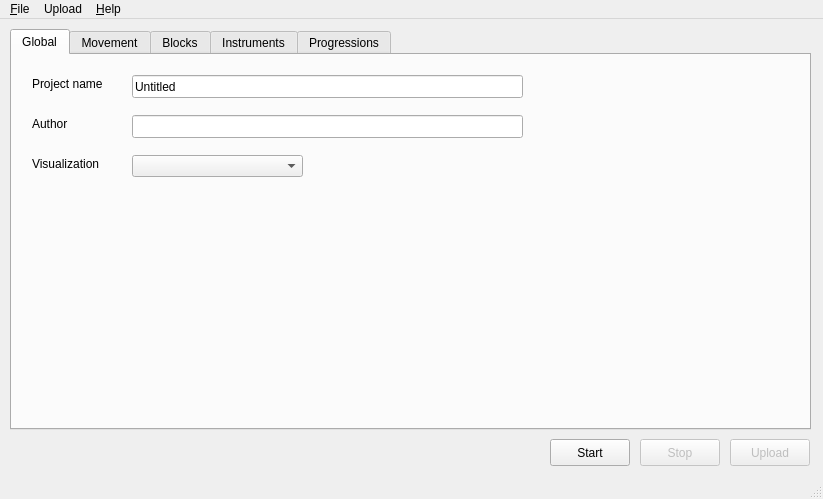
<ui version="4.0" >
 <class>MainWindow</class>
 <widget class="QMainWindow" name="MainWindow" >
  <property name="geometry" >
   <rect>
    <x>0</x>
    <y>0</y>
    <width>823</width>
    <height>499</height>
   </rect>
  </property>
  <property name="contextMenuPolicy" >
   <enum>Qt::DefaultContextMenu</enum>
  </property>
  <property name="windowTitle" >
   <string>qtImproviser - Untitled.imp</string>
  </property>
  <property name="statusTip" >
   <string/>
  </property>
  <property name="locale" >
   <locale country="UnitedKingdom" language="English" />
  </property>
  <property name="toolButtonStyle" >
   <enum>Qt::ToolButtonIconOnly</enum>
  </property>
  <property name="dockNestingEnabled" >
   <bool>false</bool>
  </property>
  <property name="dockOptions" >
   <set>QMainWindow::AllowTabbedDocks|QMainWindow::AnimatedDocks</set>
  </property>
  <widget class="QWidget" name="centralwidget" >
   <widget class="QTabWidget" name="Tabs" >
    <property name="geometry" >
     <rect>
      <x>10</x>
      <y>10</y>
      <width>801</width>
      <height>401</height>
     </rect>
    </property>
    <property name="sizePolicy" >
     <sizepolicy vsizetype="Expanding" hsizetype="Expanding" >
      <horstretch>0</horstretch>
      <verstretch>0</verstretch>
     </sizepolicy>
    </property>
    <property name="tabShape" >
     <enum>QTabWidget::Rounded</enum>
    </property>
    <property name="currentIndex" >
     <number>0</number>
    </property>
    <property name="elideMode" >
     <enum>Qt::ElideLeft</enum>
    </property>
    <widget class="QWidget" name="tab" >
     <attribute name="title" >
      <string>Global</string>
     </attribute>
     <widget class="QLabel" name="label_4" >
      <property name="geometry" >
       <rect>
        <x>20</x>
        <y>20</y>
        <width>101</width>
        <height>17</height>
       </rect>
      </property>
      <property name="text" >
       <string>Project name</string>
      </property>
      <property name="buddy" >
       <cstring>projectname</cstring>
      </property>
     </widget>
     <widget class="QLineEdit" name="projectname" >
      <property name="geometry" >
       <rect>
        <x>120</x>
        <y>20</y>
        <width>391</width>
        <height>23</height>
       </rect>
      </property>
      <property name="text" >
       <string>Untitled</string>
      </property>
     </widget>
     <widget class="QLabel" name="label_11" >
      <property name="geometry" >
       <rect>
        <x>20</x>
        <y>100</y>
        <width>91</width>
        <height>17</height>
       </rect>
      </property>
      <property name="text" >
       <string>Visualization</string>
      </property>
      <property name="buddy" >
       <cstring>visualization</cstring>
      </property>
     </widget>
     <widget class="QComboBox" name="visualization" >
      <property name="geometry" >
       <rect>
        <x>120</x>
        <y>100</y>
        <width>171</width>
        <height>22</height>
       </rect>
      </property>
     </widget>
     <widget class="QLabel" name="label_12" >
      <property name="geometry" >
       <rect>
        <x>20</x>
        <y>60</y>
        <width>56</width>
        <height>17</height>
       </rect>
      </property>
      <property name="text" >
       <string>Author</string>
      </property>
      <property name="buddy" >
       <cstring>author</cstring>
      </property>
     </widget>
     <widget class="QLineEdit" name="author" >
      <property name="geometry" >
       <rect>
        <x>120</x>
        <y>60</y>
        <width>391</width>
        <height>23</height>
       </rect>
      </property>
     </widget>
    </widget>
    <widget class="QWidget" name="tab_5" >
     <attribute name="title" >
      <string>Movement</string>
     </attribute>
     <widget class="QComboBox" name="movement" >
      <property name="geometry" >
       <rect>
        <x>150</x>
        <y>20</y>
        <width>261</width>
        <height>22</height>
       </rect>
      </property>
      <property name="statusTip" >
       <string>The movement dictates the order of the blocks, progressions and instruments</string>
      </property>
     </widget>
     <widget class="QLabel" name="label_8" >
      <property name="geometry" >
       <rect>
        <x>20</x>
        <y>20</y>
        <width>81</width>
        <height>17</height>
       </rect>
      </property>
      <property name="statusTip" >
       <string>The movement dictates the order of the blocks, progressions and instruments</string>
      </property>
      <property name="text" >
       <string>Movement</string>
      </property>
     </widget>
     <widget class="QLabel" name="label_5" >
      <property name="geometry" >
       <rect>
        <x>20</x>
        <y>60</y>
        <width>56</width>
        <height>17</height>
       </rect>
      </property>
      <property name="statusTip" >
       <string>How many times the movement should be looped</string>
      </property>
      <property name="text" >
       <string>Loop</string>
      </property>
     </widget>
     <widget class="QSpinBox" name="loop" >
      <property name="geometry" >
       <rect>
        <x>150</x>
        <y>60</y>
        <width>81</width>
        <height>23</height>
       </rect>
      </property>
      <property name="statusTip" >
       <string>How many times the movement should be looped</string>
      </property>
      <property name="maximum" >
       <number>10000</number>
      </property>
      <property name="value" >
       <number>1</number>
      </property>
     </widget>
     <widget class="QLabel" name="label" >
      <property name="geometry" >
       <rect>
        <x>20</x>
        <y>100</y>
        <width>111</width>
        <height>17</height>
       </rect>
      </property>
      <property name="text" >
       <string>Default BPM</string>
      </property>
     </widget>
     <widget class="QComboBox" name="resolution" >
      <property name="geometry" >
       <rect>
        <x>150</x>
        <y>220</y>
        <width>141</width>
        <height>22</height>
       </rect>
      </property>
     </widget>
     <widget class="QSpinBox" name="duration" >
      <property name="geometry" >
       <rect>
        <x>150</x>
        <y>300</y>
        <width>141</width>
        <height>23</height>
       </rect>
      </property>
      <property name="statusTip" >
       <string>How many times a block should be played</string>
      </property>
      <property name="minimum" >
       <number>1</number>
      </property>
      <property name="maximum" >
       <number>1000</number>
      </property>
      <property name="value" >
       <number>1</number>
      </property>
     </widget>
     <widget class="QLabel" name="label_7" >
      <property name="geometry" >
       <rect>
        <x>20</x>
        <y>300</y>
        <width>101</width>
        <height>17</height>
       </rect>
      </property>
      <property name="text" >
       <string>Block duration</string>
      </property>
     </widget>
     <widget class="QLabel" name="label_2" >
      <property name="geometry" >
       <rect>
        <x>20</x>
        <y>140</y>
        <width>111</width>
        <height>17</height>
       </rect>
      </property>
      <property name="text" >
       <string>Default wildness</string>
      </property>
     </widget>
     <widget class="QCheckBox" name="swing" >
      <property name="geometry" >
       <rect>
        <x>700</x>
        <y>340</y>
        <width>83</width>
        <height>22</height>
       </rect>
      </property>
      <property name="statusTip" >
       <string>Swing the notes</string>
      </property>
      <property name="text" >
       <string>Swing</string>
      </property>
     </widget>
     <widget class="QSpinBox" name="bpm" >
      <property name="geometry" >
       <rect>
        <x>150</x>
        <y>100</y>
        <width>81</width>
        <height>23</height>
       </rect>
      </property>
      <property name="minimum" >
       <number>1</number>
      </property>
      <property name="maximum" >
       <number>1000</number>
      </property>
      <property name="value" >
       <number>120</number>
      </property>
     </widget>
     <widget class="QDoubleSpinBox" name="wildness" >
      <property name="geometry" >
       <rect>
        <x>150</x>
        <y>140</y>
        <width>81</width>
        <height>23</height>
       </rect>
      </property>
      <property name="decimals" >
       <number>5</number>
      </property>
      <property name="maximum" >
       <double>100.000000000000000</double>
      </property>
      <property name="singleStep" >
       <double>0.025000000000000</double>
      </property>
      <property name="value" >
       <double>0.500000000000000</double>
      </property>
     </widget>
     <widget class="QComboBox" name="key" >
      <property name="geometry" >
       <rect>
        <x>150</x>
        <y>260</y>
        <width>141</width>
        <height>22</height>
       </rect>
      </property>
     </widget>
     <widget class="QLabel" name="label_6" >
      <property name="geometry" >
       <rect>
        <x>20</x>
        <y>260</y>
        <width>101</width>
        <height>17</height>
       </rect>
      </property>
      <property name="text" >
       <string>Default key</string>
      </property>
     </widget>
     <widget class="QLabel" name="label_3" >
      <property name="geometry" >
       <rect>
        <x>20</x>
        <y>220</y>
        <width>111</width>
        <height>17</height>
       </rect>
      </property>
      <property name="text" >
       <string>Default resolution</string>
      </property>
     </widget>
     <widget class="QSlider" name="bpmslide" >
      <property name="geometry" >
       <rect>
        <x>250</x>
        <y>100</y>
        <width>160</width>
        <height>16</height>
       </rect>
      </property>
      <property name="pageStep" >
       <number>10</number>
      </property>
      <property name="value" >
       <number>50</number>
      </property>
      <property name="orientation" >
       <enum>Qt::Horizontal</enum>
      </property>
     </widget>
     <widget class="QSlider" name="wildslide" >
      <property name="geometry" >
       <rect>
        <x>250</x>
        <y>140</y>
        <width>160</width>
        <height>16</height>
       </rect>
      </property>
      <property name="value" >
       <number>1</number>
      </property>
      <property name="orientation" >
       <enum>Qt::Horizontal</enum>
      </property>
     </widget>
     <widget class="QSlider" name="loopslide" >
      <property name="geometry" >
       <rect>
        <x>250</x>
        <y>60</y>
        <width>160</width>
        <height>16</height>
       </rect>
      </property>
      <property name="pageStep" >
       <number>10</number>
      </property>
      <property name="value" >
       <number>1</number>
      </property>
      <property name="orientation" >
       <enum>Qt::Horizontal</enum>
      </property>
     </widget>
    </widget>
    <widget class="QWidget" name="tab_3" >
     <attribute name="title" >
      <string>Blocks</string>
     </attribute>
     <widget class="QPushButton" name="addblockbutton" >
      <property name="geometry" >
       <rect>
        <x>700</x>
        <y>10</y>
        <width>80</width>
        <height>27</height>
       </rect>
      </property>
      <property name="text" >
       <string>Add</string>
      </property>
      <property name="shortcut" >
       <string/>
      </property>
     </widget>
     <widget class="QPushButton" name="removeblock" >
      <property name="enabled" >
       <bool>true</bool>
      </property>
      <property name="geometry" >
       <rect>
        <x>700</x>
        <y>50</y>
        <width>80</width>
        <height>27</height>
       </rect>
      </property>
      <property name="text" >
       <string>Remove</string>
      </property>
     </widget>
     <widget class="QPushButton" name="editblock" >
      <property name="enabled" >
       <bool>true</bool>
      </property>
      <property name="geometry" >
       <rect>
        <x>700</x>
        <y>90</y>
        <width>80</width>
        <height>27</height>
       </rect>
      </property>
      <property name="text" >
       <string>Edit</string>
      </property>
     </widget>
     <widget class="QListWidget" name="blocks" >
      <property name="geometry" >
       <rect>
        <x>10</x>
        <y>10</y>
        <width>671</width>
        <height>341</height>
       </rect>
      </property>
     </widget>
     <widget class="QPushButton" name="upblock" >
      <property name="geometry" >
       <rect>
        <x>700</x>
        <y>210</y>
        <width>80</width>
        <height>27</height>
       </rect>
      </property>
      <property name="text" >
       <string>Up</string>
      </property>
     </widget>
     <widget class="QPushButton" name="downblock" >
      <property name="geometry" >
       <rect>
        <x>700</x>
        <y>250</y>
        <width>80</width>
        <height>27</height>
       </rect>
      </property>
      <property name="text" >
       <string>Down</string>
      </property>
     </widget>
     <widget class="QPushButton" name="clearblocks" >
      <property name="geometry" >
       <rect>
        <x>700</x>
        <y>330</y>
        <width>80</width>
        <height>27</height>
       </rect>
      </property>
      <property name="text" >
       <string>Clear</string>
      </property>
     </widget>
     <widget class="QPushButton" name="copyblock" >
      <property name="geometry" >
       <rect>
        <x>700</x>
        <y>170</y>
        <width>80</width>
        <height>27</height>
       </rect>
      </property>
      <property name="text" >
       <string>Copy</string>
      </property>
     </widget>
    </widget>
    <widget class="QWidget" name="tab_2" >
     <attribute name="title" >
      <string>Instruments</string>
     </attribute>
     <widget class="QPushButton" name="addinstrumentbutton" >
      <property name="geometry" >
       <rect>
        <x>700</x>
        <y>10</y>
        <width>80</width>
        <height>27</height>
       </rect>
      </property>
      <property name="text" >
       <string>Add</string>
      </property>
     </widget>
     <widget class="QPushButton" name="editinstrument" >
      <property name="enabled" >
       <bool>true</bool>
      </property>
      <property name="geometry" >
       <rect>
        <x>700</x>
        <y>90</y>
        <width>80</width>
        <height>27</height>
       </rect>
      </property>
      <property name="text" >
       <string>Edit</string>
      </property>
     </widget>
     <widget class="QPushButton" name="removeinstrument" >
      <property name="enabled" >
       <bool>true</bool>
      </property>
      <property name="geometry" >
       <rect>
        <x>700</x>
        <y>50</y>
        <width>80</width>
        <height>27</height>
       </rect>
      </property>
      <property name="text" >
       <string>Remove</string>
      </property>
     </widget>
     <widget class="QComboBox" name="instrumentcombo" >
      <property name="geometry" >
       <rect>
        <x>10</x>
        <y>10</y>
        <width>671</width>
        <height>22</height>
       </rect>
      </property>
     </widget>
     <widget class="QListWidget" name="instruments" >
      <property name="geometry" >
       <rect>
        <x>10</x>
        <y>40</y>
        <width>671</width>
        <height>311</height>
       </rect>
      </property>
     </widget>
     <widget class="QPushButton" name="clearinstruments" >
      <property name="geometry" >
       <rect>
        <x>700</x>
        <y>330</y>
        <width>80</width>
        <height>27</height>
       </rect>
      </property>
      <property name="text" >
       <string>Clear</string>
      </property>
     </widget>
     <widget class="QPushButton" name="upinstrument" >
      <property name="geometry" >
       <rect>
        <x>700</x>
        <y>210</y>
        <width>80</width>
        <height>27</height>
       </rect>
      </property>
      <property name="text" >
       <string>Up</string>
      </property>
     </widget>
     <widget class="QPushButton" name="downinstrument" >
      <property name="geometry" >
       <rect>
        <x>700</x>
        <y>250</y>
        <width>80</width>
        <height>27</height>
       </rect>
      </property>
      <property name="text" >
       <string>Down</string>
      </property>
     </widget>
     <widget class="QPushButton" name="copyinstrument" >
      <property name="geometry" >
       <rect>
        <x>700</x>
        <y>170</y>
        <width>80</width>
        <height>27</height>
       </rect>
      </property>
      <property name="text" >
       <string>Copy</string>
      </property>
     </widget>
    </widget>
    <widget class="QWidget" name="tab_4" >
     <attribute name="title" >
      <string>Progressions</string>
     </attribute>
     <widget class="QPushButton" name="addprogressionbutton" >
      <property name="geometry" >
       <rect>
        <x>700</x>
        <y>10</y>
        <width>80</width>
        <height>27</height>
       </rect>
      </property>
      <property name="text" >
       <string>Add</string>
      </property>
     </widget>
     <widget class="QPushButton" name="editprogression" >
      <property name="enabled" >
       <bool>true</bool>
      </property>
      <property name="geometry" >
       <rect>
        <x>700</x>
        <y>90</y>
        <width>80</width>
        <height>27</height>
       </rect>
      </property>
      <property name="text" >
       <string>Edit</string>
      </property>
     </widget>
     <widget class="QPushButton" name="removeprogression" >
      <property name="enabled" >
       <bool>true</bool>
      </property>
      <property name="geometry" >
       <rect>
        <x>700</x>
        <y>50</y>
        <width>80</width>
        <height>27</height>
       </rect>
      </property>
      <property name="text" >
       <string>Remove</string>
      </property>
     </widget>
     <widget class="QListWidget" name="progressions" >
      <property name="geometry" >
       <rect>
        <x>10</x>
        <y>10</y>
        <width>671</width>
        <height>341</height>
       </rect>
      </property>
     </widget>
     <widget class="QPushButton" name="upprogression" >
      <property name="geometry" >
       <rect>
        <x>700</x>
        <y>210</y>
        <width>80</width>
        <height>27</height>
       </rect>
      </property>
      <property name="text" >
       <string>Up</string>
      </property>
     </widget>
     <widget class="QPushButton" name="downprogression" >
      <property name="geometry" >
       <rect>
        <x>700</x>
        <y>250</y>
        <width>80</width>
        <height>27</height>
       </rect>
      </property>
      <property name="text" >
       <string>Down</string>
      </property>
     </widget>
     <widget class="QPushButton" name="clearprogressions" >
      <property name="geometry" >
       <rect>
        <x>700</x>
        <y>330</y>
        <width>80</width>
        <height>27</height>
       </rect>
      </property>
      <property name="text" >
       <string>Clear</string>
      </property>
     </widget>
     <widget class="QPushButton" name="copyprogression" >
      <property name="geometry" >
       <rect>
        <x>700</x>
        <y>170</y>
        <width>80</width>
        <height>27</height>
       </rect>
      </property>
      <property name="text" >
       <string>Copy</string>
      </property>
     </widget>
    </widget>
   </widget>
   <widget class="QPushButton" name="startbutton" >
    <property name="geometry" >
     <rect>
      <x>550</x>
      <y>420</y>
      <width>80</width>
      <height>27</height>
     </rect>
    </property>
    <property name="statusTip" >
     <string>Start generating music</string>
    </property>
    <property name="text" >
     <string>Start</string>
    </property>
   </widget>
   <widget class="QPushButton" name="stopbutton" >
    <property name="enabled" >
     <bool>false</bool>
    </property>
    <property name="geometry" >
     <rect>
      <x>640</x>
      <y>420</y>
      <width>80</width>
      <height>27</height>
     </rect>
    </property>
    <property name="statusTip" >
     <string>Stop generating music</string>
    </property>
    <property name="text" >
     <string>Stop</string>
    </property>
   </widget>
   <widget class="QPushButton" name="uploadbutton" >
    <property name="enabled" >
     <bool>false</bool>
    </property>
    <property name="geometry" >
     <rect>
      <x>730</x>
      <y>420</y>
      <width>80</width>
      <height>27</height>
     </rect>
    </property>
    <property name="statusTip" >
     <string>Upload song to the Improviser homepage</string>
    </property>
    <property name="text" >
     <string>Upload</string>
    </property>
   </widget>
  </widget>
  <widget class="QMenuBar" name="menubar" >
   <property name="geometry" >
    <rect>
     <x>0</x>
     <y>0</y>
     <width>823</width>
     <height>22</height>
    </rect>
   </property>
   <widget class="QMenu" name="menu_File" >
    <property name="title" >
     <string>&amp;File</string>
    </property>
    <widget class="QMenu" name="menuImport" >
     <property name="title" >
      <string>&amp;Import</string>
     </property>
     <addaction name="importblocks" />
     <addaction name="importinstruments" />
     <addaction name="importprogressions" />
    </widget>
    <widget class="QMenu" name="menuExport" >
     <property name="title" >
      <string>&amp;Export</string>
     </property>
     <addaction name="exportblocks" />
     <addaction name="exportinstruments" />
     <addaction name="exportprogressions" />
    </widget>
    <addaction name="actionNew" />
    <addaction name="action_Load" />
    <addaction name="action_Save" />
    <addaction name="actionS_ave_as" />
    <addaction name="separator" />
    <addaction name="menuImport" />
    <addaction name="menuExport" />
    <addaction name="separator" />
    <addaction name="actionE_xit" />
   </widget>
   <widget class="QMenu" name="menu_Help" >
    <property name="title" >
     <string>&amp;Help</string>
    </property>
    <addaction name="action_About" />
   </widget>
   <widget class="QMenu" name="menuUpload" >
    <property name="title" >
     <string>Upload</string>
    </property>
    <addaction name="uploadsong" />
    <addaction name="uploadprogressions" />
    <addaction name="uploadinstruments" />
    <addaction name="uploadblocks" />
   </widget>
   <addaction name="menu_File" />
   <addaction name="menuUpload" />
   <addaction name="menu_Help" />
  </widget>
  <widget class="QStatusBar" name="statusbar" />
  <action name="action_Load" >
   <property name="text" >
    <string>&amp;Load</string>
   </property>
   <property name="toolTip" >
    <string>Load a previously saved project</string>
   </property>
   <property name="statusTip" >
    <string>Load a previously saved project</string>
   </property>
   <property name="menuRole" >
    <enum>QAction::ApplicationSpecificRole</enum>
   </property>
  </action>
  <action name="action_Save" >
   <property name="text" >
    <string>&amp;Save</string>
   </property>
  </action>
  <action name="actionE_xit" >
   <property name="text" >
    <string>E&amp;xit</string>
   </property>
  </action>
  <action name="action_Help" >
   <property name="text" >
    <string>&amp;Help</string>
   </property>
  </action>
  <action name="action_About" >
   <property name="text" >
    <string>&amp;About</string>
   </property>
  </action>
  <action name="actionS_ave_as" >
   <property name="text" >
    <string>S&amp;ave as</string>
   </property>
  </action>
  <action name="actionNew" >
   <property name="text" >
    <string>&amp;New</string>
   </property>
  </action>
  <action name="importprogressions" >
   <property name="text" >
    <string>Progressions (*.prg)</string>
   </property>
  </action>
  <action name="exportprogressions" >
   <property name="text" >
    <string>Progressions (*.prg)</string>
   </property>
  </action>
  <action name="uploadsong" >
   <property name="text" >
    <string>Song</string>
   </property>
  </action>
  <action name="uploadprogressions" >
   <property name="text" >
    <string>Progressions</string>
   </property>
  </action>
  <action name="uploadinstruments" >
   <property name="enabled" >
    <bool>true</bool>
   </property>
   <property name="text" >
    <string>Instruments</string>
   </property>
  </action>
  <action name="uploadblocks" >
   <property name="enabled" >
    <bool>true</bool>
   </property>
   <property name="text" >
    <string>Blocks</string>
   </property>
  </action>
  <action name="exportblocks" >
   <property name="text" >
    <string>Blocks (*.blk)</string>
   </property>
  </action>
  <action name="exportinstruments" >
   <property name="text" >
    <string>Instruments (*.ins)</string>
   </property>
  </action>
  <action name="importblocks" >
   <property name="text" >
    <string>Blocks (*.blk)</string>
   </property>
  </action>
  <action name="importinstruments" >
   <property name="text" >
    <string>Instruments (*.ins)</string>
   </property>
  </action>
 </widget>
 <tabstops>
  <tabstop>Tabs</tabstop>
  <tabstop>projectname</tabstop>
  <tabstop>author</tabstop>
  <tabstop>visualization</tabstop>
  <tabstop>startbutton</tabstop>
  <tabstop>stopbutton</tabstop>
  <tabstop>uploadbutton</tabstop>
  <tabstop>movement</tabstop>
  <tabstop>loop</tabstop>
  <tabstop>loopslide</tabstop>
  <tabstop>bpm</tabstop>
  <tabstop>bpmslide</tabstop>
  <tabstop>wildness</tabstop>
  <tabstop>wildslide</tabstop>
  <tabstop>resolution</tabstop>
  <tabstop>key</tabstop>
  <tabstop>duration</tabstop>
  <tabstop>swing</tabstop>
  <tabstop>blocks</tabstop>
  <tabstop>addblockbutton</tabstop>
  <tabstop>editblock</tabstop>
  <tabstop>upblock</tabstop>
  <tabstop>downblock</tabstop>
  <tabstop>removeblock</tabstop>
  <tabstop>clearblocks</tabstop>
  <tabstop>instrumentcombo</tabstop>
  <tabstop>instruments</tabstop>
  <tabstop>addinstrumentbutton</tabstop>
  <tabstop>editinstrument</tabstop>
  <tabstop>upinstrument</tabstop>
  <tabstop>downinstrument</tabstop>
  <tabstop>removeinstrument</tabstop>
  <tabstop>clearinstruments</tabstop>
  <tabstop>progressions</tabstop>
  <tabstop>addprogressionbutton</tabstop>
  <tabstop>editprogression</tabstop>
  <tabstop>copyprogression</tabstop>
  <tabstop>upprogression</tabstop>
  <tabstop>downprogression</tabstop>
  <tabstop>removeprogression</tabstop>
  <tabstop>clearprogressions</tabstop>
 </tabstops>
 <resources/>
 <connections>
  <connection>
   <sender>actionE_xit</sender>
   <signal>activated()</signal>
   <receiver>MainWindow</receiver>
   <slot>close()</slot>
   <hints>
    <hint type="sourcelabel" >
     <x>-1</x>
     <y>-1</y>
    </hint>
    <hint type="destinationlabel" >
     <x>290</x>
     <y>194</y>
    </hint>
   </hints>
  </connection>
  <connection>
   <sender>blocks</sender>
   <signal>doubleClicked(QModelIndex)</signal>
   <receiver>editblock</receiver>
   <slot>click()</slot>
   <hints>
    <hint type="sourcelabel" >
     <x>357</x>
     <y>247</y>
    </hint>
    <hint type="destinationlabel" >
     <x>751</x>
     <y>120</y>
    </hint>
   </hints>
  </connection>
  <connection>
   <sender>progressions</sender>
   <signal>doubleClicked(QModelIndex)</signal>
   <receiver>editprogression</receiver>
   <slot>click()</slot>
   <hints>
    <hint type="sourcelabel" >
     <x>357</x>
     <y>262</y>
    </hint>
    <hint type="destinationlabel" >
     <x>751</x>
     <y>120</y>
    </hint>
   </hints>
  </connection>
  <connection>
   <sender>instruments</sender>
   <signal>doubleClicked(QModelIndex)</signal>
   <receiver>editinstrument</receiver>
   <slot>click()</slot>
   <hints>
    <hint type="sourcelabel" >
     <x>357</x>
     <y>262</y>
    </hint>
    <hint type="destinationlabel" >
     <x>751</x>
     <y>120</y>
    </hint>
   </hints>
  </connection>
 </connections>
</ui>
